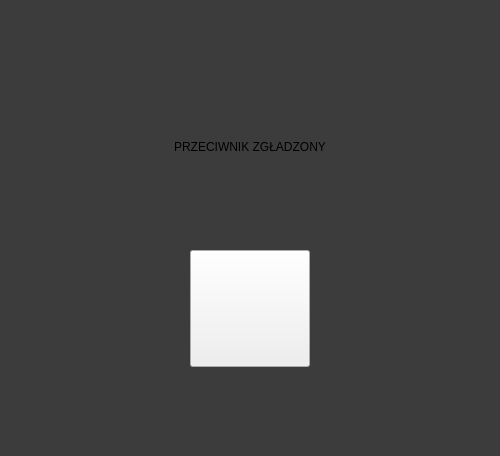
<?xml version="1.0" encoding="UTF-8"?>
<ui version="4.0">
 <class>DeadEnemyWidget</class>
 <widget class="QWidget" name="DeadEnemyWidget">
  <property name="geometry">
   <rect>
    <x>0</x>
    <y>0</y>
    <width>500</width>
    <height>456</height>
   </rect>
  </property>
  <property name="windowTitle">
   <string>Form</string>
  </property>
  <property name="styleSheet">
   <string notr="true">#DeadEnemyWidget {
background-color: rgba(20,20,20,150);
}</string>
  </property>
  <layout class="QVBoxLayout" name="verticalLayout" stretch="1,5,3,2">
   <item>
    <spacer name="verticalSpacer">
     <property name="orientation">
      <enum>Qt::Vertical</enum>
     </property>
     <property name="sizeHint" stdset="0">
      <size>
       <width>20</width>
       <height>35</height>
      </size>
     </property>
    </spacer>
   </item>
   <item>
    <widget class="QLabel" name="label">
     <property name="text">
      <string>PRZECIWNIK ZGŁADZONY</string>
     </property>
     <property name="alignment">
      <set>Qt::AlignCenter</set>
     </property>
    </widget>
   </item>
   <item>
    <layout class="QHBoxLayout" name="horizontalLayout" stretch="3,2,3">
     <item>
      <spacer name="horizontalSpacer">
       <property name="orientation">
        <enum>Qt::Horizontal</enum>
       </property>
       <property name="sizeHint" stdset="0">
        <size>
         <width>40</width>
         <height>20</height>
        </size>
       </property>
      </spacer>
     </item>
     <item>
      <widget class="QPushButton" name="pushButton">
       <property name="sizePolicy">
        <sizepolicy hsizetype="Preferred" vsizetype="Preferred">
         <horstretch>0</horstretch>
         <verstretch>0</verstretch>
        </sizepolicy>
       </property>
       <property name="styleSheet">
        <string notr="true"/>
       </property>
       <property name="text">
        <string/>
       </property>
      </widget>
     </item>
     <item>
      <spacer name="horizontalSpacer_2">
       <property name="orientation">
        <enum>Qt::Horizontal</enum>
       </property>
       <property name="sizeHint" stdset="0">
        <size>
         <width>40</width>
         <height>20</height>
        </size>
       </property>
      </spacer>
     </item>
    </layout>
   </item>
   <item>
    <spacer name="verticalSpacer_2">
     <property name="orientation">
      <enum>Qt::Vertical</enum>
     </property>
     <property name="sizeHint" stdset="0">
      <size>
       <width>20</width>
       <height>72</height>
      </size>
     </property>
    </spacer>
   </item>
  </layout>
 </widget>
 <resources/>
 <connections/>
</ui>
